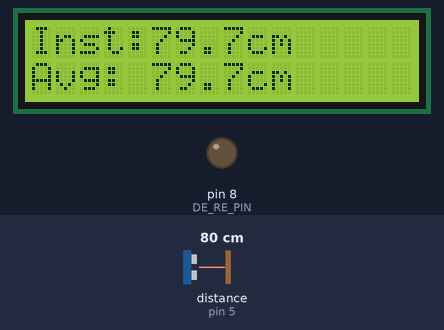
A sketch run on a simulated Arduino Nano, built with avr-gcc and run on an emulated ATmega328P. On the bench: 16×2 character LCD, output pins drawn as LEDs (lit = HIGH). Wiring (inferred from the names in the program): ultrasonic range finder: trigger pin 4; echo pin 5. The test bench sets the inputs (shaded band); at power-on: distance to the obstacle (sensor on pin 5) 80 cm. The echo pulse lasts 58.3 µs per cm; pins used as bus, display or sensor lines are not drawn; what the sketch prints to the serial monitor is not drawn.

Above: at 3.2 s.
3.3 s: distance to the obstacle (sensor on pin 5) set to 2 cm
At 4.3 s:
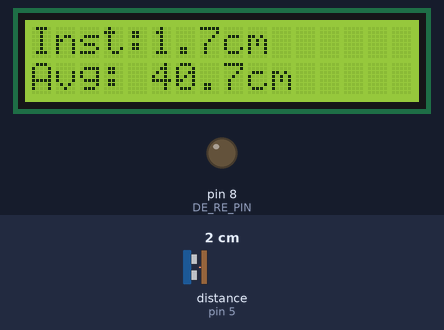
6.1 s: distance to the obstacle (sensor on pin 5) set to 4 cm
At 7.4 s:
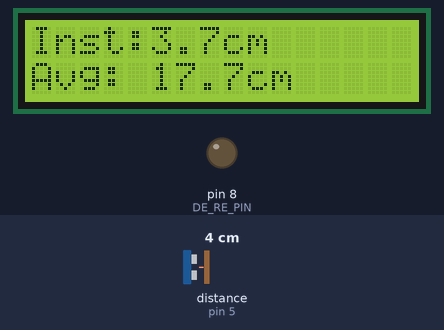
9.1 s: distance to the obstacle (sensor on pin 5) set to 9 cm
At 10.1 s:
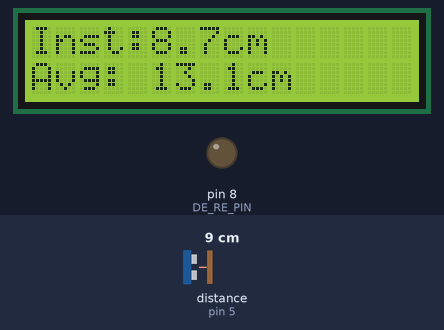
Timing chart, 0 to 12.1 s (numbered marks = the images above; inputs shaded):
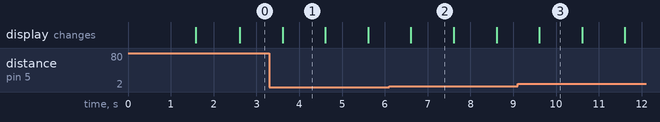

The sketch:

nano_ultrasonico_rs485_mega.ino
```cpp
#include <Wire.h>
#include <LiquidCrystal_I2C.h>
#include <SoftwareSerial.h>

// === PINOUT Nano Ultrasonico ===
#define TRIG_PIN      4    // Trigger del HC-SR04
#define ECHO_PIN      5    // Echo del HC-SR04
#define DE_RE_PIN     8    // DE & RE del MAX485 (puentes juntos)
#define RX_PIN       10    // RO del MAX485 (no usado internamente)
#define TX_PIN       11    // DI del MAX485
#define NODE_ID     109   // ID único para Ultrasonico

// Constantes
const float SOUND_CM_PER_US = 0.0343 / 2.0;  // velocidad sonido: 343 m/s
const int   BUF_SIZE       = 60;            // muestras para 60 s
float       bufDist[BUF_SIZE];
uint8_t     idxDist   = 0;
bool        fullDist  = false;
float       sumDist   = 0;

// Tiempos
unsigned long t1_sec  = 0;
unsigned long t60_sec = 0;

// RS-485 por SoftwareSerial
SoftwareSerial rs485(RX_PIN, TX_PIN);
// LCD I2C 16×2 a 0x27
LiquidCrystal_I2C lcd(0x27, 16, 2);

// Lee distancia en cm
float readUltrasonic() {
  digitalWrite(TRIG_PIN, LOW);
  delayMicroseconds(2);
  digitalWrite(TRIG_PIN, HIGH);
  delayMicroseconds(10);
  digitalWrite(TRIG_PIN, LOW);
  long dur = pulseIn(ECHO_PIN, HIGH, 30000); // timeout 30 ms
  return dur * SOUND_CM_PER_US;
}

void setup() {
  Serial.begin(9600);
  rs485.begin(9600);

  pinMode(DE_RE_PIN, OUTPUT);
  digitalWrite(DE_RE_PIN, LOW);   // RX por defecto

  // Pines HC-SR04
  pinMode(TRIG_PIN, OUTPUT);
  pinMode(ECHO_PIN, INPUT);

  // LCD
  lcd.init();
  lcd.backlight();
  lcd.clear();
  lcd.print("Ultrasonico...");
  delay(1500);
  lcd.clear();

  // Inicializar buffer y timers
  for(int i = 0; i < BUF_SIZE; i++) bufDist[i] = 0;
  t1_sec  = millis();
  t60_sec = millis();
}

void loop() {
  unsigned long now = millis();
  static float lastDist = 0;

  // --- Cada 1 s: lectura instantánea y buffer ---
  if(now - t1_sec >= 1000) {
    t1_sec += 1000;
    float d = readUltrasonic();
    lastDist = d;

    // Buffer circular
    if(fullDist) sumDist -= bufDist[idxDist];
    bufDist[idxDist] = d;
    sumDist += d;
    if(++idxDist == BUF_SIZE) {
      idxDist = 0;
      fullDist = true;
    }

    // Promedio parcial
    uint8_t cnt = fullDist ? BUF_SIZE : idxDist;
    float avg = cnt ? sumDist / cnt : 0;

    // Mostrar en LCD
    lcd.clear();
    lcd.setCursor(0, 0);
    lcd.print("Inst:"); lcd.print(d,1); lcd.print("cm");
    lcd.setCursor(0, 1);
    lcd.print("Avg: "); lcd.print(avg,1); lcd.print("cm");

    Serial.print("Inst cm: "); Serial.print(d,1);
    Serial.print("  Avg cm: "); Serial.println(avg,1);
  }

  // --- Cada 60 s: enviar promedio ---
  if(now - t60_sec >= 60000) {
    t60_sec += 60000;
    uint8_t cnt = fullDist ? BUF_SIZE : idxDist;
    if(cnt == 0) return;
    float avg = sumDist / cnt;

    // Trama: i<ID>:<valor>f
    String msg = "i";
    msg += NODE_ID;
    msg += ":";
    msg += String(avg, 1);
    msg += "f";

    digitalWrite(DE_RE_PIN, HIGH);
    delayMicroseconds(10);
    rs485.print(msg);
    rs485.flush();
    delayMicroseconds(10);
    digitalWrite(DE_RE_PIN, LOW);

    Serial.print("Enviado "); Serial.println(msg);
  }
}
```

Measured:
- after the input at 3.3 s, the display: changes after 0.31 s (image 1)
- what the display in image 1 shows lasts 1.0 s, from 3.6 s to 4.6 s
